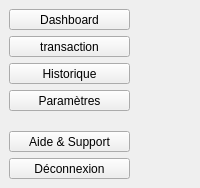
        <widget class="QWidget" name="BarreLaterale" native="true">
         <property name="styleSheet">
          <string notr="true"/>
         </property>
         <layout class="QVBoxLayout" name="verticalLayout_4">
          <property name="spacing">
           <number>2</number>
          </property>
          <property name="leftMargin">
           <number>0</number>
          </property>
          <property name="topMargin">
           <number>0</number>
          </property>
          <property name="rightMargin">
           <number>0</number>
          </property>
          <property name="bottomMargin">
           <number>0</number>
          </property>
          <item alignment="Qt::AlignmentFlag::AlignTop">
           <widget class="QWidget" name="widget_2" native="true">
            <layout class="QVBoxLayout" name="verticalLayout_2">
             <item>
              <widget class="QToolButton" name="btn_lateral_dashboard">
               <property name="minimumSize">
                <size>
                 <width>121</width>
                 <height>21</height>
                </size>
               </property>
               <property name="cursor">
                <cursorShape>PointingHandCursor</cursorShape>
               </property>
               <property name="text">
                <string>Dashboard</string>
               </property>
               <property name="icon">
                <iconset resource="icons.qrc">
                 <normaloff>:/icon_gris/grid.svg</normaloff>:/icon_gris/grid.svg</iconset>
               </property>
               <property name="toolButtonStyle">
                <enum>Qt::ToolButtonStyle::ToolButtonTextBesideIcon</enum>
               </property>
              </widget>
             </item>
             <item>
              <widget class="QToolButton" name="btn_lateral_depot_et_retrait">
               <property name="minimumSize">
                <size>
                 <width>121</width>
                 <height>21</height>
                </size>
               </property>
               <property name="cursor">
                <cursorShape>PointingHandCursor</cursorShape>
               </property>
               <property name="text">
                <string>transaction</string>
               </property>
               <property name="icon">
                <iconset resource="icons.qrc">
                 <normaloff>:/icon_gris/credit-card.svg</normaloff>:/icon_gris/credit-card.svg</iconset>
               </property>
               <property name="iconSize">
                <size>
                 <width>15</width>
                 <height>15</height>
                </size>
               </property>
               <property name="toolButtonStyle">
                <enum>Qt::ToolButtonStyle::ToolButtonTextBesideIcon</enum>
               </property>
              </widget>
             </item>
             <item>
              <widget class="QToolButton" name="btn_lateral_historique">
               <property name="minimumSize">
                <size>
                 <width>121</width>
                 <height>21</height>
                </size>
               </property>
               <property name="cursor">
                <cursorShape>PointingHandCursor</cursorShape>
               </property>
               <property name="text">
                <string>Historique</string>
               </property>
               <property name="icon">
                <iconset resource="icons.qrc">
                 <normaloff>:/icon_gris/clock.svg</normaloff>:/icon_gris/clock.svg</iconset>
               </property>
               <property name="toolButtonStyle">
                <enum>Qt::ToolButtonStyle::ToolButtonTextBesideIcon</enum>
               </property>
              </widget>
             </item>
             <item>
              <widget class="QToolButton" name="btn_lateral_parametres">
               <property name="minimumSize">
                <size>
                 <width>121</width>
                 <height>21</height>
                </size>
               </property>
               <property name="cursor">
                <cursorShape>PointingHandCursor</cursorShape>
               </property>
               <property name="text">
                <string>Paramètres</string>
               </property>
               <property name="icon">
                <iconset resource="icons.qrc">
                 <normaloff>:/icon_gris/settings.svg</normaloff>:/icon_gris/settings.svg</iconset>
               </property>
               <property name="toolButtonStyle">
                <enum>Qt::ToolButtonStyle::ToolButtonTextBesideIcon</enum>
               </property>
              </widget>
             </item>
            </layout>
           </widget>
          </item>
          <item alignment="Qt::AlignmentFlag::AlignBottom">
           <widget class="QWidget" name="widget_3" native="true">
            <layout class="QVBoxLayout" name="verticalLayout_3">
             <item>
              <widget class="QToolButton" name="btn_lateral_aide">
               <property name="minimumSize">
                <size>
                 <width>121</width>
                 <height>21</height>
                </size>
               </property>
               <property name="cursor">
                <cursorShape>PointingHandCursor</cursorShape>
               </property>
               <property name="text">
                <string>Aide &amp;&amp; Support</string>
               </property>
               <property name="icon">
                <iconset resource="icons.qrc">
                 <normaloff>:/icon_gris/help-circle.svg</normaloff>:/icon_gris/help-circle.svg</iconset>
               </property>
               <property name="toolButtonStyle">
                <enum>Qt::ToolButtonStyle::ToolButtonTextBesideIcon</enum>
               </property>
              </widget>
             </item>
             <item>
              <widget class="QToolButton" name="btn_lateral_deconnexion">
               <property name="minimumSize">
                <size>
                 <width>121</width>
                 <height>21</height>
                </size>
               </property>
               <property name="cursor">
                <cursorShape>PointingHandCursor</cursorShape>
               </property>
               <property name="text">
                <string>Déconnexion</string>
               </property>
               <property name="icon">
                <iconset resource="icons.qrc">
                 <normaloff>:/icon_gris/log-out.svg</normaloff>:/icon_gris/log-out.svg</iconset>
               </property>
               <property name="toolButtonStyle">
                <enum>Qt::ToolButtonStyle::ToolButtonTextBesideIcon</enum>
               </property>
              </widget>
             </item>
            </layout>
           </widget>
          </item>
         </layout>
        </widget>
